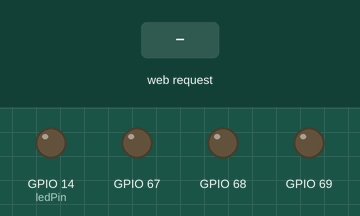
This sketch was run on a simulated ESP8266 (NodeMCU). On the bench: output pins drawn as LEDs (lit = HIGH). The inputs (shaded band) are chosen by the test bench. WiFi joins after 1.5 s; servers stay silent unless stated; what the sketch prints to the serial monitor is not drawn.

Above: at 2.7 s.
2.8 s: HTTP request GET /Now=ON received
At 3.5 s:
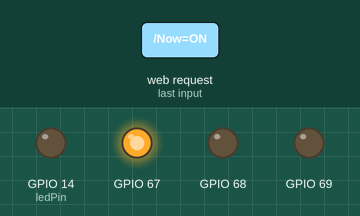
4.3 s: HTTP request GET /Now=OFF received
At 4.6 s:
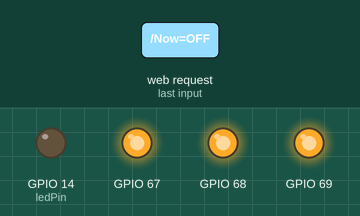
5.8 s: HTTP request GET /Auto=ON received
At 6.9 s:
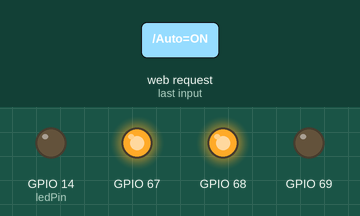
7.3 s: HTTP request GET /Pump=ON received
At 8.1 s:
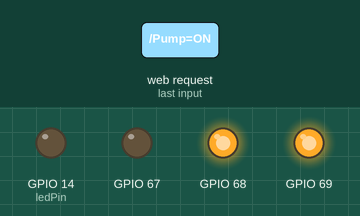
Timing chart, 0 to 9.8 s (numbered marks = the images above; inputs shaded):
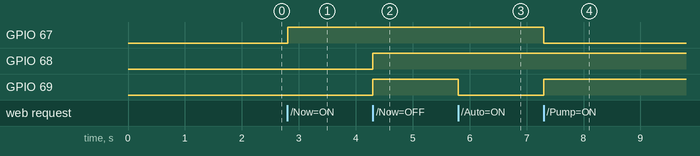

The sketch:

Web_server_button_test.ino
```cpp
#include <ESP8266WiFi.h>
//PCF8574
#include "Arduino.h"
#include "PCF8574.h"
PCF8574 pcf8574(0x20);

const char* ssid = "iptimea704";
const char* password = "rodemeng2019";
int redPin = P3;
int greenPin = P4;
int bluePin = P5;

int ledPin = 14; // GPIO13---D7 of NodeMCU
WiFiServer server(80);

void setup() {
  Serial.begin(115200);
  delay(10);

  pinMode(ledPin, OUTPUT);
  digitalWrite(ledPin, LOW);

  // Connect to WiFi network
  Serial.println();
  Serial.println();
  Serial.print("Connecting to ");
  Serial.println(ssid);

  WiFi.begin(ssid, password);

  while (WiFi.status() != WL_CONNECTED) {
    delay(500);
    Serial.print(".");
  }
  Serial.println("");
  Serial.println("WiFi connected");

  // Start the server
  server.begin();
  Serial.println("Server started");

  // Print the IP address
  Serial.print("Use this URL to connect: ");
  Serial.print("http://");
  Serial.print(WiFi.localIP());
  Serial.println("/");

  pcf8574.pinMode(redPin, OUTPUT);
    pcf8574.pinMode(greenPin, OUTPUT);
    pcf8574.pinMode(bluePin, OUTPUT);
    pcf8574.begin(); //처음에 안써서 실행 안됨(주의)

}

void loop() {
  // Check if a client has connected
  WiFiClient client = server.available();
  if (!client) {
    return;
  }

  // Wait until the client sends some data
  Serial.println("new client");
  while(!client.available()){
    delay(1);
  }

  // Read the first line of the request
  String request = client.readStringUntil('\n');
  Serial.println(request);
  client.flush();

  // Match the request
  //초기 값
  int Now = LOW;
  if (request.indexOf("/Now=ON") != -1)  {
    setColor(1, 0, 0); //청록
    Now = HIGH;
  }
  if (request.indexOf("/Now=OFF") != -1)  {
    setColor(1, 1, 1); //off
    Now = LOW;
  }

  //자동, 수동
  int Auto = LOW;
  if (request.indexOf("/Auto=ON") != -1)  {
    setColor(1, 1, 0); //파
    Auto = HIGH;
  }
  if (request.indexOf("/Auto=OFF") != -1)  {
    setColor(1, 1, 1); //off
    Auto = LOW;
  }

  //현재 값
  int New = LOW;
  if (request.indexOf("/New=ON") != -1)  {
    setColor(1, 0, 0); //청록
    New = HIGH;
  }
  if (request.indexOf("/New=OFF") != -1)  {
    setColor(1, 1, 1); //off
    New = LOW;
  }

  //펌프
  int Pump = LOW;
  if (request.indexOf("/Pump=ON") != -1)  {
    setColor(0, 1, 1); //빨
    Pump = HIGH;
  }
  if (request.indexOf("/Pump=OFF") != -1)  {
    setColor(1, 1, 1); //off
    Pump = LOW;
  }

// Set ledPin according to the request
//digitalWrite(ledPin, value);

  // Return the response
  client.println("HTTP/1.1 200 OK");
  client.println("Content-Type: text/html");
  client.println(""); //  do not forget this one
  client.println("<!DOCTYPE HTML>");
  client.println("<html>");

  //초기 값
  client.print("Now Distance is now: ");
  if(Now == HIGH) {
    client.print("On");
  } else {
    client.print("Off");
  }
  client.println("<br><br>");

  //자동, 수동
  client.println("Auto Mode is now: ");
  if(Auto == HIGH) {
    client.print("On");
  } else {
    client.print("Off");
  }
  client.println("<br><br>");

  //현재 값
  client.print("New Distance is now: ");
  if(New == HIGH) {
    client.print("On");
  } else {
    client.print("Off");
  }
  client.println("<br><br>");

  //펌프
  client.print("Pump is now: ");
  if(Pump == HIGH) {
    client.print("On");
  } else {
    client.print("Off");
  }

  client.println("<br><br>");
  client.println("<a href=\"/Now=ON\"\"><button>On </button></a>");
  client.println("<a href=\"/Now=OFF\"\"><button>Off </button></a><br />");
  client.println("<a href=\"/Auto=ON\"\"><button>On </button></a>");
  client.println("<a href=\"/Auto=OFF\"\"><button>Off </button></a><br />");
  client.println("<a href=\"/New=ON\"\"><button>On </button></a>");
  client.println("<a href=\"/New=OFF\"\"><button>Off </button></a><br />");
  client.println("<a href=\"/Pump=ON\"\"><button>On </button></a>");
  client.println("<a href=\"/Pump=OFF\"\"><button>Off </button></a><br />");
  client.println("</html>");

  delay(1);
  Serial.println("Client disonnected");
  Serial.println("");

}
void setColor(int red, int green, int blue)
{
  pcf8574.digitalWrite(redPin, red);
  pcf8574.digitalWrite(greenPin, green);
  pcf8574.digitalWrite(bluePin, blue);
}
```

Measured:
- after the input at 2.8 s, GPIO 67: LOW → HIGH at once
- after the input at 4.3 s, GPIO 68, GPIO 69: LOW → HIGH at once
- after the input at 5.8 s, GPIO 69: HIGH → LOW at once
- after the input at 7.3 s, GPIO 67: HIGH → LOW at once; GPIO 69: LOW → HIGH at once
